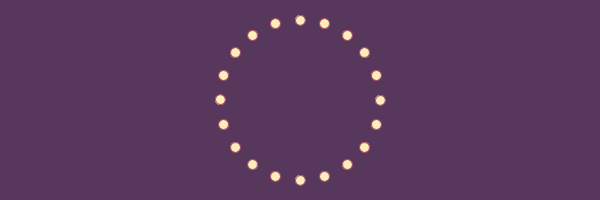
Frame 1 (no input)
Frame 60 (the mouse pressed at the canvas centre just before this capture): identical to frame 1, image omitted
Frame 120 (the mouse held since frame 60 and released just before this capture): identical to frame 1, image omitted

The Processing sketch that drew this single still picture (run headless with seeded random() and noise(); from frame 60 on, the mouse is pressed at the canvas centre):

// Processing sketch: processing_154721
// ── processing_154721.pde

void setup ()
{
  size (600, 200);
  smooth();
  
}
 
void draw ()
{
  background (#57385c);
 
  // wie viele kleine Kreise sollen gezeichnet werden? -----------------------
  int numberOfElements = 20;
  float r = 80;
 
  // wie groß sollen die Abstände zwischen den Kreisen sein?-------------------
  float angleSteps = TWO_PI / numberOfElements;
 
  int i = 0;
 
  while (i < numberOfElements)
  {
 
    // Berechnung -----------------------
    
    float angle = angleSteps * i;
    float x = width/2 + cos (angle)*r;
    float y = height/2 + sin (angle)*r;
 
    // Kreis zeichnen ---------------------------------
 
    fill (#ffedbc);
    stroke (#A75265);
    ellipse (x, y, 10, 10);
 
    // zählvariable erhöhen----------------------------------
 
    i = i + 1;
  }
}
